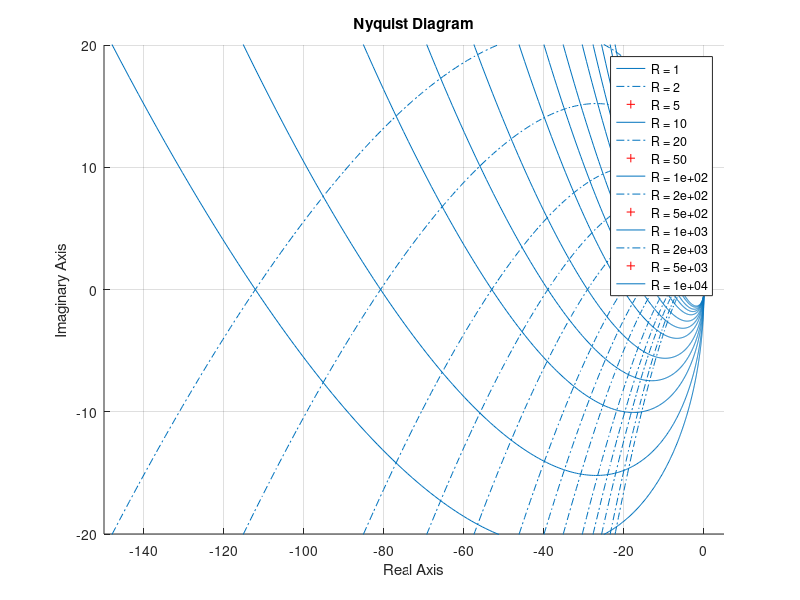
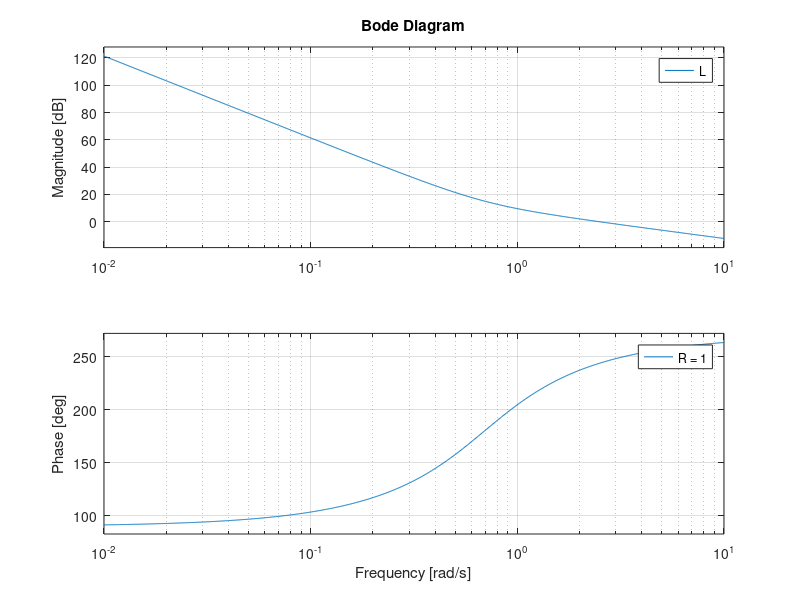
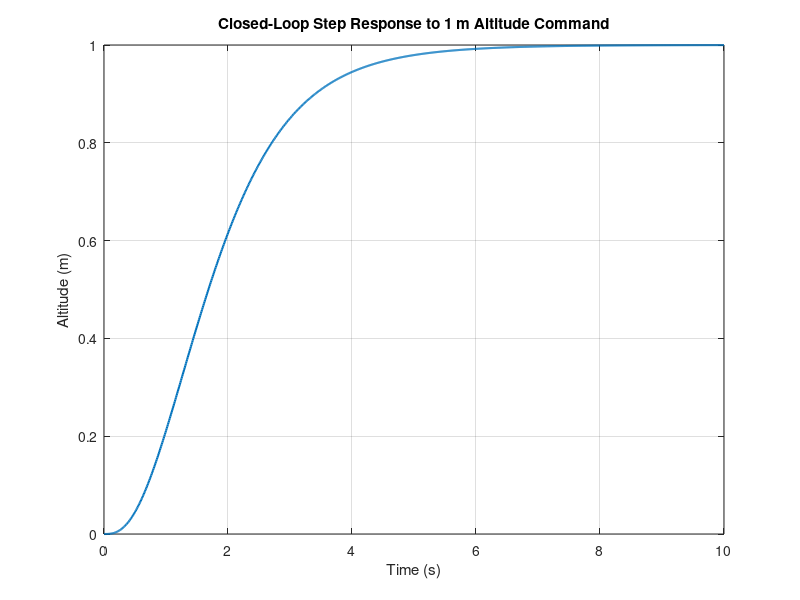

These figures' MATLAB source, in order: (Note: this script raises an error after producing the figures.)
clear; clc; close all;

%% Altitude Control via LQR-PI

% Parameters
m = 0.033;
g = 9.81;
A_thrust = 0.091492681;
B_thrust = 0.067673604;

% Hover
T_hover_total = m * g;

% Function
f_hover = @(PWM) A_thrust * PWM.^2 + B_thrust * PWM - T_hover_total / 4;

% Initial guess
PWM_guess = 0.5;

% Solve function
PWM_hover = fsolve(f_hover, PWM_guess);

% Augmented State-space model with integral action
A = [0 1 0;
    0 0 0;
    -1 0 0];

B = [0;
    1/m;
    0];

B_2 = [0;
    0;
    1];

C = [1 0 0];

D = 0;

% LQR weights
Q = diag([20 5 15]);
R_values = [1 2 5 10 20 50 100 200 500 1000 2000 5000 10000];

% Open-loop system for frequency response
G = ss(A, B, eye(3), zeros(3,1));

% Nyquist Plot
figure;
hold on;
grid on;
title('Nyquist Plot');

% Bode Plot
figure;
hold on;
grid on;
title('Bode Plot');

legend_entries = cell(length(R_values),1);

fprintf('\nLQR gains and margins for each R:\n');

for i = 1:length(R_values)
    R = R_values(i);

    % LQR gain
    K = lqr(A, B, Q, R);
    k1 = K(1);
    k2 = K(2);
    k3 = K(3);

    fprintf('\nFor R = %.6f\n', R);
    fprintf('k1 = %.6f\n', k1);
    fprintf('k2 = %.6f\n', k2);
    fprintf('k3 = %.6f\n', k3);

    % Transfer Function
    L = K * G;

    % Nyquist Plot
    figure(1);
    nyquist(L);
    xlim([-150 5]);
    ylim([-20 20]);

    % Bode Plot
    figure(2);
    bode(L);

    % Gain and phase margins
    [GM, PM, ~ , ~] = margin(L);
    fprintf('Gain Margin = %.6f dB\n', abs(20*log10(GM)));
    fprintf('Phase Margin = %.6f deg\n', PM);

    legend_entries{i} = sprintf('R = %.2g', R);
end

figure(1);
legend(legend_entries, 'Location', 'best');

figure(2);
legend(legend_entries, 'Location', 'best');

% Choose final R based on the plot comparison
R = 1000;

% LQR gain
K = lqr(A, B, Q, R);
k1 = K(1);
k2 = K(2);
k3 = K(3);


fprintf('\nChosen Final R = %.6f\n', R);

fprintf('\nLQR gains:\n');
fprintf('k1 = %.6f\n', k1);
fprintf('k2 = %.6f\n', k2);
fprintf('k3 = %.6f\n', k3);

% Closed-loop system
Acl = A - B*K;
Bcl = B_2;
Ccl = eye(3);
Dcl = zeros(3,1);
sys_cl = ss(Acl, Bcl, Ccl, Dcl);

% Transfer Function
G_final = ss(A, B, eye(3), 0);
L_final = K*G_final;


% Step response for 1m command
t = linspace(0,10,1000)';
r = ones(size(t)); % 1 m referenc

x = lsim(sys_cl, r, t);  % simulate states
z = x(:,1);   % altitude state

% Plot altitude response
figure;
plot(t, z, 'LineWidth',1.5);
grid on;
xlabel('Time (s)');
ylabel('Altitude (m)');
title('Closed-Loop Step Response to 1 m Altitude Command');

%% Connect mixer design to controller output

%  Parameters
k = 0.005964552;
l = 0.046;
PWM_min = 0.0;
PWM_max = 1.0;

% Compute controller thrust command
deltaT = -(x * K.');
T_cmd = T_hover_total + deltaT;

% History of thurusts, PWM, and saturation
T_motor_hist = zeros(length(t),4);
PWM_hist = zeros(length(t),4);
alpha_hist = zeros(length(t),1);

for i = 1:length(t)
    [T_motor_i, PWM_i, alpha_i] = wrench_to_pwm( ...
        T_cmd(i), 0, 0, 0, ...
        A_thrust, B_thrust, k, l, PWM_min, PWM_max);

    T_motor_hist(i,:) = T_motor_i.';
    PWM_hist(i,:) = PWM_i.';
    alpha_hist(i) = alpha_i;
end

% Plot total thrust command
figure;
plot(t, T_cmd, 'LineWidth', 1.5);
grid on;
xlabel('Time (s)');
ylabel('Total thrust command (N)');
title('Controller Output: Total Thrust Command');

% Plot motor thrusts from mixer
figure;
plot(t, T_motor_hist(:,1), 'LineWidth', 1.5); hold on;
plot(t, T_motor_hist(:,2), '--', 'LineWidth', 1.2);
plot(t, T_motor_hist(:,3), '-.', 'LineWidth', 1.2);
plot(t, T_motor_hist(:,4), ':', 'LineWidth', 1.8);
grid on;
xlabel('Time (s)');
ylabel('Motor thrust (N)');
title('Motor Thrust Commands from Mixer');
legend('T_1','T_2','T_3','T_4');

% Plot PWM responses
figure;
plot(t, PWM_hist(:,1), 'LineWidth', 1.5); hold on;
plot(t, PWM_hist(:,2), '--', 'LineWidth', 1.2);
plot(t, PWM_hist(:,3), '-.', 'LineWidth', 1.2);
plot(t, PWM_hist(:,4), ':', 'LineWidth', 1.8);
grid on;
xlabel('Time (s)');
ylabel('PWM');
title('PWM Signal Behavior from Mixer');
legend('PWM_1','PWM_2','PWM_3','PWM_4');
